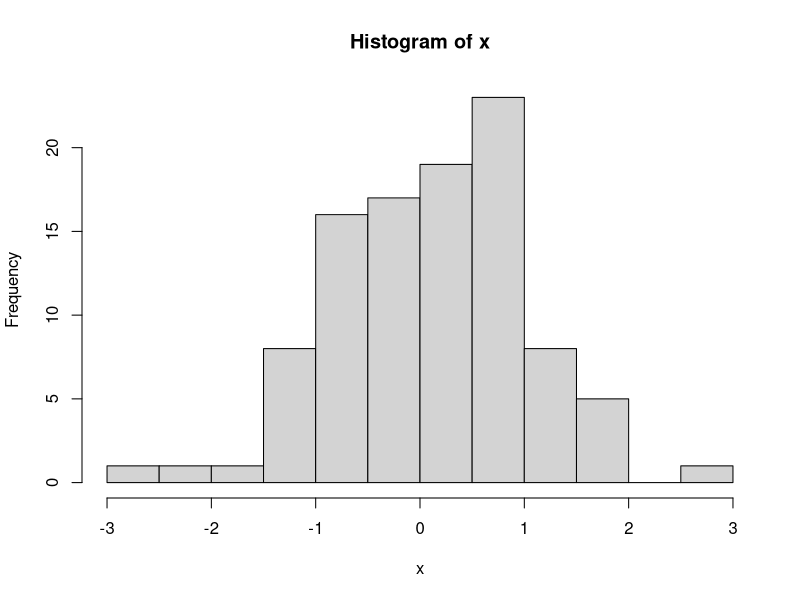
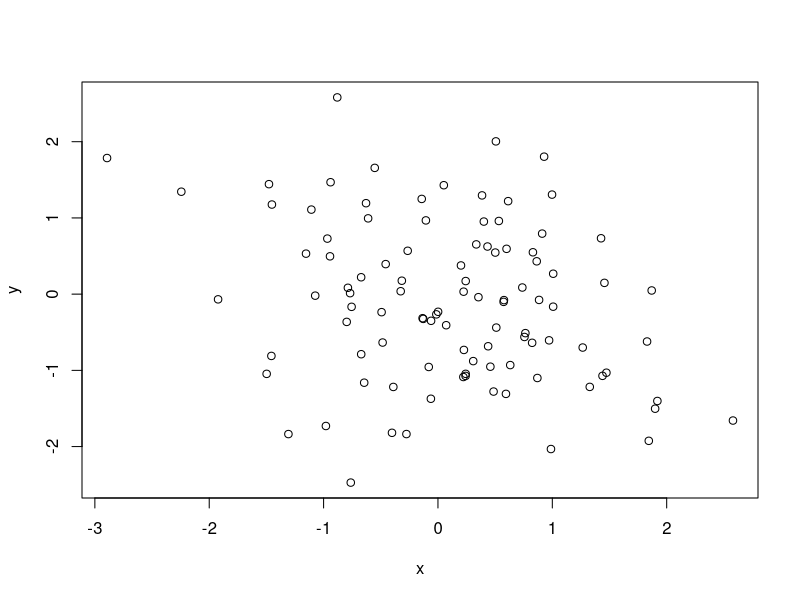
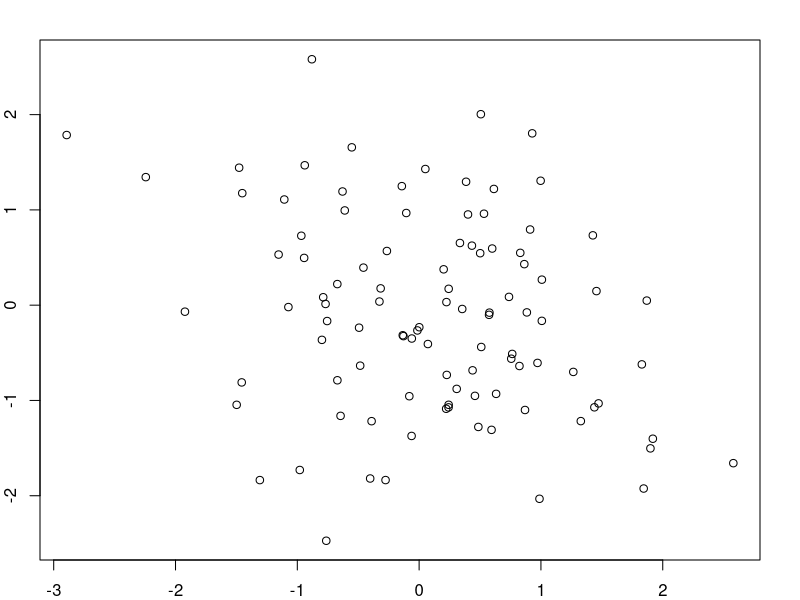
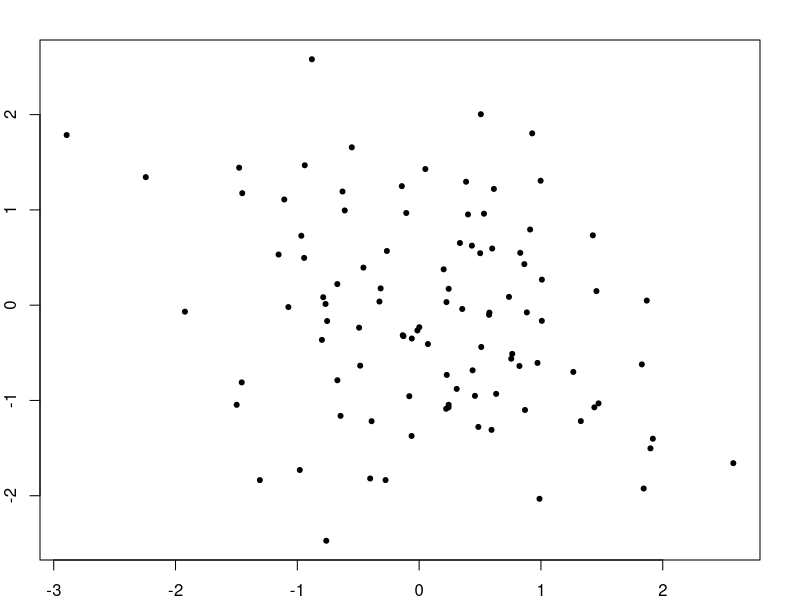
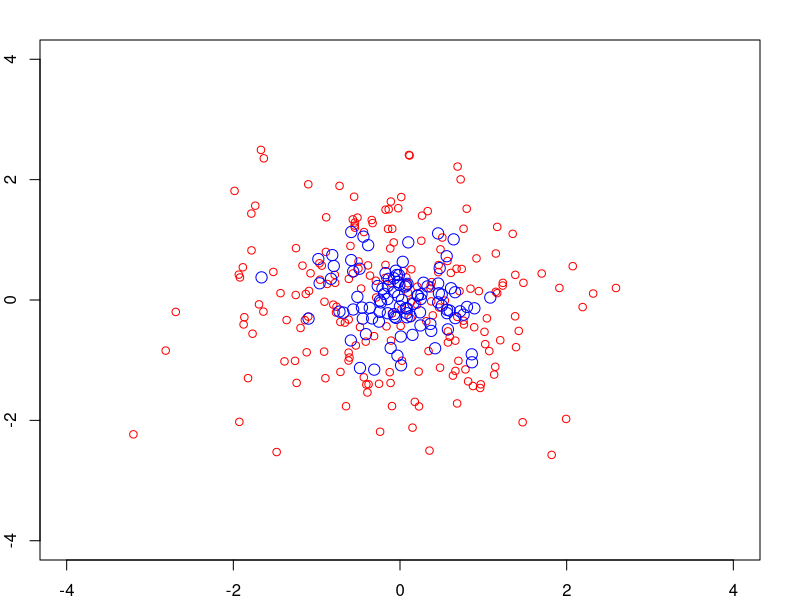
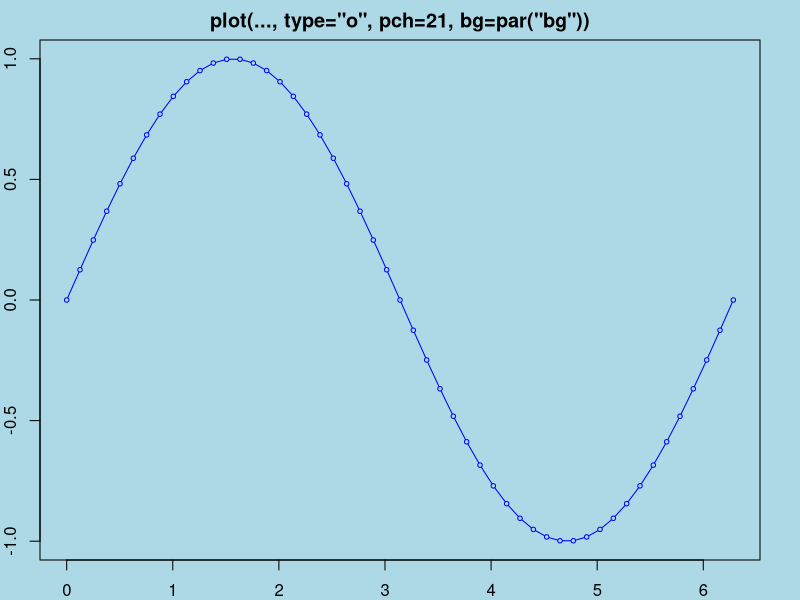
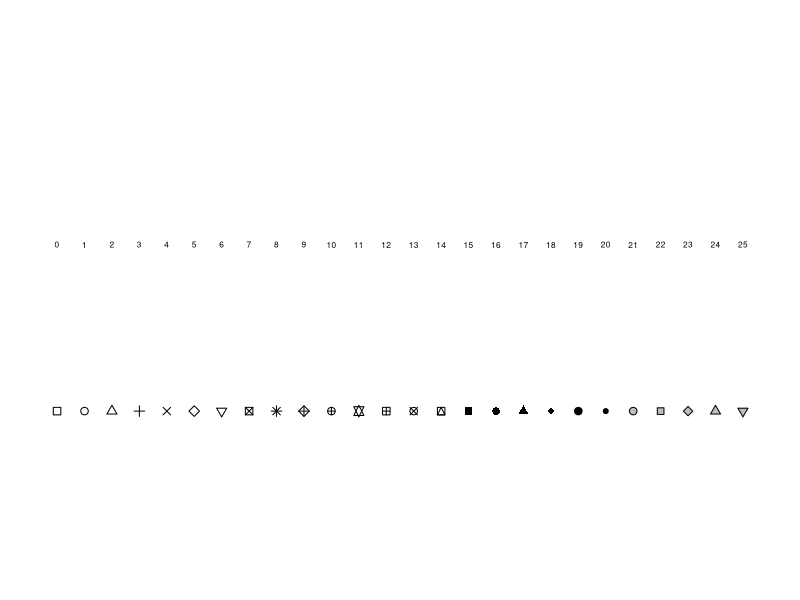
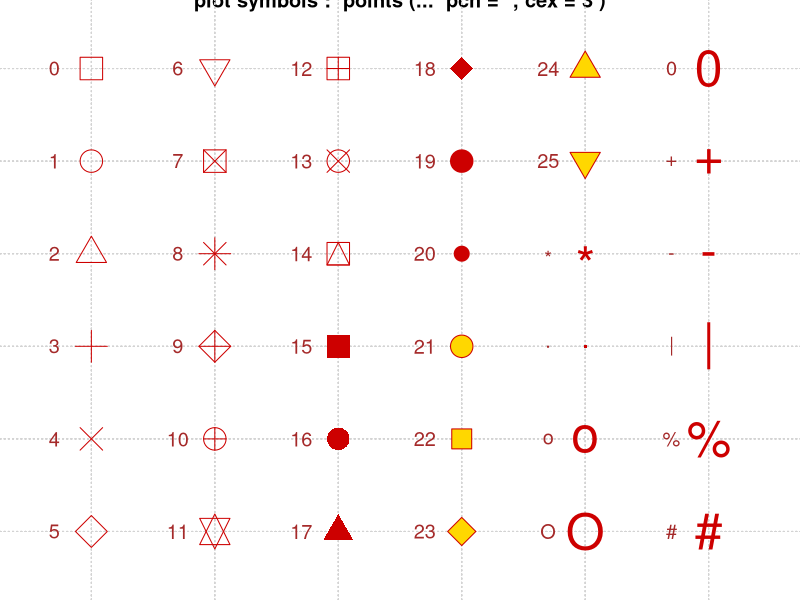

Here is the R script that generated these plots, in order:
x <- rnorm(100)
hist(x)

y <- rnorm(100)
plot(x, y)

# set margin
par(mar=c(2,2,2,2))
plot(x, y)

# change plotting symbol
plot(x, y, pch=20)

example(points)

# plotting symbol
pchShow(c("o","O","0"), cex = 2.5)

# add a title
title('example')
# add some text
text(-2, -2, 'label')

# add a legend
legend('topleft', legend='data', pch=1)
fit <- lm(y ~ x) # lm is used to fit linear models
# add a line, line width=3, color='blue'
abline(fit, lwd=3, col='blue')

plot(x, y, xlab='Weight', ylab='Height', main='ScatterExample', pch=20)

# multiple plots
z <- rpois(100, 2)
# two row, one col
par(mfrow=c(2,1))
plot(x, y, pch=20)
plot(x, z, pch=20)
# two cow, one row
par(mfrow=c(1,2))
plot(x, y, pch=20)
plot(x, z, pch=20)

#  plot sequance is diff.
par(mfrow=c(2,2))
par(mfcol=c(2,2))


# 
x <- rnorm(100)
y <- x + rnorm(100)
g <- gl(2, 50, labels=c('Male', 'Female'))
plot(x, y)  # cannot tell, instead:
plot(x, y, type='n')
points(x[g=='Male'], y[g=='Male'], col='green')
points(x[g=='Female'], y[g=='Female'], col='blue', pch=19)



